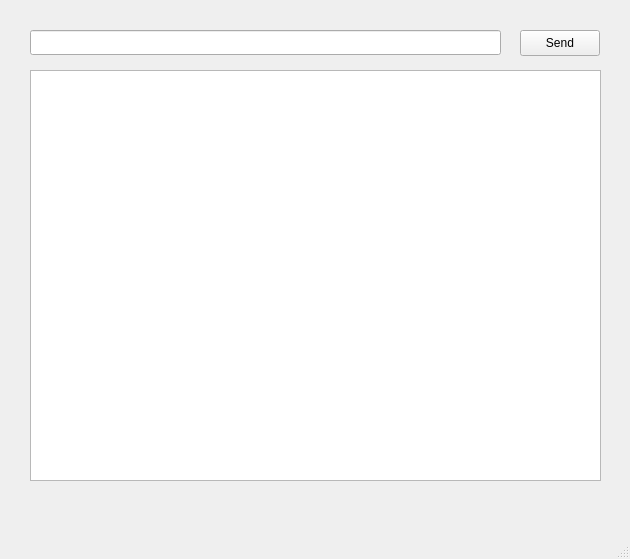
<?xml version="1.0" encoding="UTF-8"?>
<ui version="4.0">
 <class>MainWindow</class>
 <widget class="QMainWindow" name="MainWindow">
  <property name="geometry">
   <rect>
    <x>0</x>
    <y>0</y>
    <width>630</width>
    <height>559</height>
   </rect>
  </property>
  <property name="windowTitle">
   <string>MainWindow</string>
  </property>
  <widget class="QWidget" name="centralwidget">
   <widget class="QLineEdit" name="le_tx_data">
    <property name="geometry">
     <rect>
      <x>30</x>
      <y>30</y>
      <width>471</width>
      <height>25</height>
     </rect>
    </property>
   </widget>
   <widget class="QPushButton" name="btn_send">
    <property name="geometry">
     <rect>
      <x>520</x>
      <y>30</y>
      <width>80</width>
      <height>26</height>
     </rect>
    </property>
    <property name="text">
     <string>Send</string>
    </property>
   </widget>
   <widget class="QPlainTextEdit" name="pte_rx_data">
    <property name="geometry">
     <rect>
      <x>30</x>
      <y>70</y>
      <width>571</width>
      <height>411</height>
     </rect>
    </property>
   </widget>
  </widget>
  <widget class="QMenuBar" name="menubar">
   <property name="geometry">
    <rect>
     <x>0</x>
     <y>0</y>
     <width>630</width>
     <height>23</height>
    </rect>
   </property>
  </widget>
  <widget class="QStatusBar" name="statusbar"/>
 </widget>
 <resources/>
 <connections/>
</ui>
